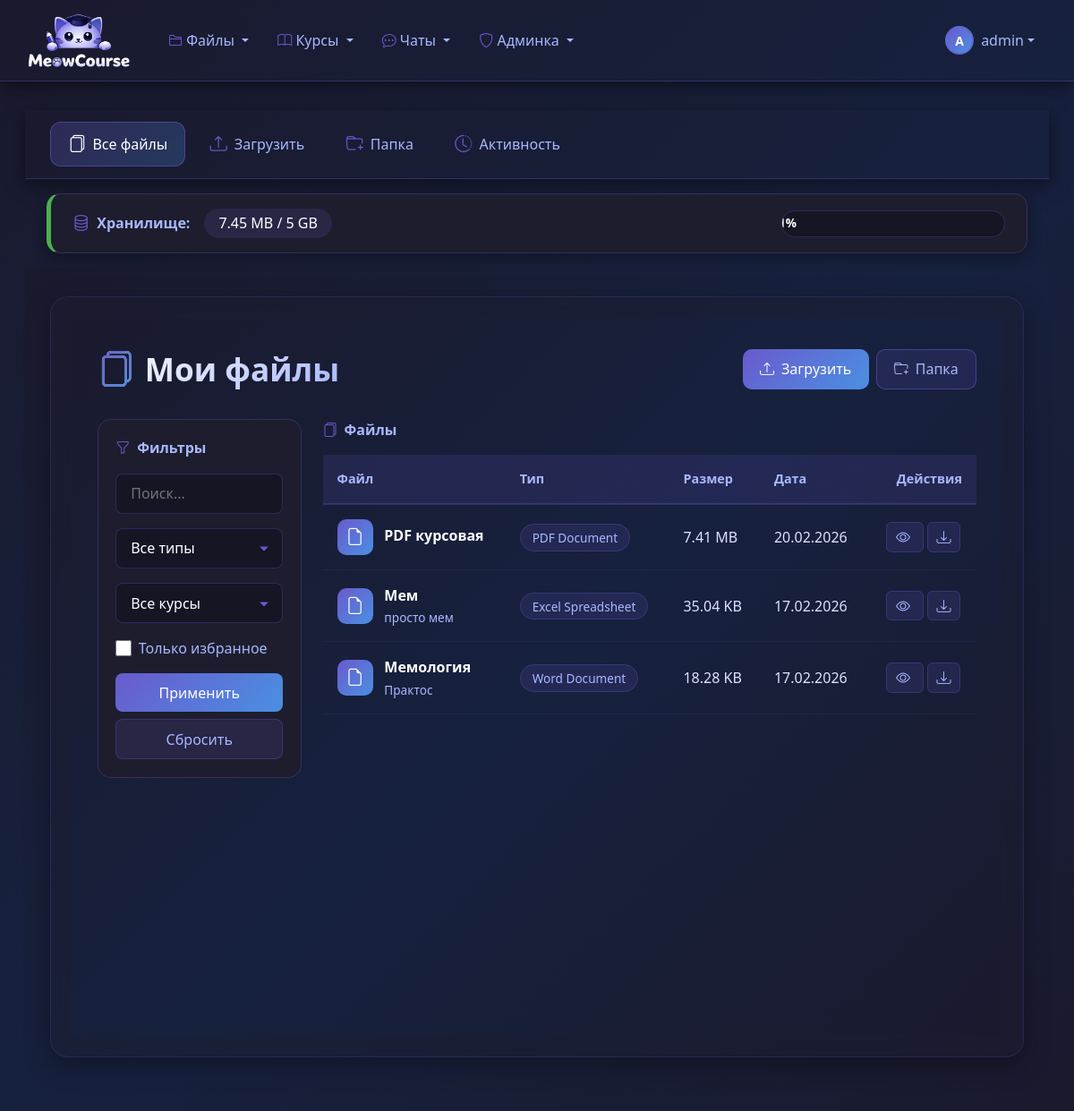
/files/ (signed in), run on the app's committed database.
### file_manager/models.py (models this page shows, shortened)
class File(models.Model ):
    FILE_TYPE_CHOICES =[
   ('pdf','PDF Document'),
   ('txt','Text File'),
   ('docx','Word Document'),
   ('xlsx','Excel Spreadsheet'),
   ('pptx','PowerPoint Presentation'),
   ('jpg','JPEG Image'),
   ('png','PNG Image'),
   ('mp4','Video MP4'),
   ('mp3','Audio MP3'),
   ('zip','Archive ZIP'),
   ('other','Other'),
    ]
    VISIBILITY_CHOICES =[
   ('private','Private - Только я'),
   ('shared','Shared - С определенными пользователями'),
   ('public','Public - Все пользователи'),
    ]
    title =models.CharField(max_length =255 )
    description =models.TextField(blank =True )
    file =models.FileField(upload_to =file_upload_path )
    file_type =models.CharField(max_length =10 ,choices =FILE_TYPE_CHOICES ,default ='other')
    file_size =models.BigIntegerField(default =0 )
    uploaded_by =models.ForeignKey(
    User ,
    on_delete =models.CASCADE ,
    related_name ='uploaded_files'
    )
    uploaded_at =models.DateTimeField(auto_now_add =True )
    updated_at =models.DateTimeField(auto_now =True )
    version =models.IntegerField(default =1 )
    category =models.ForeignKey(
    FileCategory ,
    on_delete =models.SET_NULL ,
    null =True ,
    blank =True ,
    related_name ='files'
    )
    tags =models.ManyToManyField(Tag ,blank =True ,related_name ='files')
    folder =models.ForeignKey(
    'self',
    on_delete =models.CASCADE ,
    null =True ,
    blank =True ,
    related_name ='subfiles',
    limit_choices_to ={'is_folder':True }
    )
    is_folder =models.BooleanField(default =False )
    visibility =models.CharField(
    max_length =10 ,
    choices =VISIBILITY_CHOICES ,
    default ='private'
    )
    shared_with =models.ManyToManyField(
    User ,
    blank =True ,
    related_name ='shared_files'
    )
    extracted_text =models.TextField(blank =True ,null =True )
    has_preview =models.BooleanField(default =False )
    favorite =models.ManyToManyField(
    User ,
    blank =True ,
    related_name ='favorite_files'
    )
    download_count =models.IntegerField(default =0 )
    class Meta :
        ordering =['-uploaded_at']
        verbose_name ='Файл'
        verbose_name_plural ='Файлы'
        indexes =[
        models.Index(fields =['uploaded_by','-uploaded_at']),
        models.Index(fields =['file_type']),
        models.Index(fields =['visibility']),
        models.Index(fields =['extracted_text']),
        ]
    def get_file_size_display(self ):
        if self.is_folder :
            return self.get_folder_size_display()
        size =self.file_size
        for unit in ['B','KB','MB','GB']:
            if size <1024.0 :
                return f"{size :.2f} {unit }"
            size /=1024.0
        return f"{size :.2f} TB"

### file_manager/views.py (the view)
# urls.py: path('',views.file_list ,name ='file_list'),
@login_required
def file_list(request ):
    storage_quota =get_user_storage_usage(request.user )
    files =search_files(
    query =request.GET.get('query'),
    user =request.user ,
    file_types =[request.GET.get('file_type')]if request.GET.get('file_type')else None ,
    categories =[request.GET.get('category')]if request.GET.get('category')else None ,
    tags =request.GET.getlist('tags'),
    date_from =request.GET.get('date_from'),
    date_to =request.GET.get('date_to')
    )
    folders =File.objects.filter(
    Q(uploaded_by =request.user )|
    Q(visibility ='public')|
    Q(shared_with =request.user )
    ).distinct().filter(is_folder =True )
    sort_by =request.GET.get('sort','-uploaded_at')
    files =files.order_by(sort_by )
    paginator =Paginator(files ,20 )
    page_number =request.GET.get('page')
    page_obj =paginator.get_page(page_number )
    total_files =files.count()
    total_size =sum(f.file_size for f in files )
    context ={
    'page_obj':page_obj ,
    'folders':folders ,
    'search_form':FileSearchForm(request.GET ),
    'total_files':total_files ,
    'total_size':total_size ,
    'categories':FileCategory.objects.all(),
    'tags':Tag.objects.all(),
    'storage_quota':storage_quota ,
    }
    return render(request ,'file_manager/file_list.html',context )

### file_manager/forms.py
class FileSearchForm(forms.Form ):
    query =forms.CharField(
    required =False ,
    widget =forms.TextInput(attrs ={'class':'form-control'})
    )
    file_type =forms.ChoiceField(
    choices =[('','Все типы')]+File.FILE_TYPE_CHOICES ,
    required =False ,
    widget =forms.Select(attrs ={'class':'form-select'})
    )
    category =forms.ModelChoiceField(
    queryset =FileCategory.objects.all(),
    required =False ,
    empty_label ='Все категории',
    widget =forms.Select(attrs ={'class':'form-select'})
    )
    tags =forms.ModelMultipleChoiceField(
    queryset =Tag.objects.all(),
    required =False ,
    widget =forms.SelectMultiple(attrs ={'class':'form-select','size':5 })
    )
    date_from =forms.DateField(
    required =False ,
    widget =forms.DateInput(attrs ={'class':'form-control','type':'date'})
    )
    date_to =forms.DateField(
    required =False ,
    widget =forms.DateInput(attrs ={'class':'form-control','type':'date'})
    )

### classroom_core/models.py (called while the page is built)
    def is_teacher(self):
        return self.role == 'teacher'

    def is_staff(self):
        return self.role == 'staff'

### file_manager/utils.py (called while the page is built)
def get_user_storage_usage(user ):
    from . models import UserStorageQuota
    quota ,created =UserStorageQuota.objects.get_or_create(
    user =user ,
    defaults ={'total_quota_bytes':5368709120 }
    )
    if created :
        quota.update_usage()
    return quota

### templates/file_manager/file_list.html (shortened to what this page needs)
{% extends "file_manager/base_files.html" %}
{% block files_content %}
<div class="dark-theme-files">
    <div class="container-fluid">
        <div class="page-header">
            <h1 class="page-title">
                <i class="bi bi-files"></i>
                Мои файлы
            </h1>
            <div class="action-buttons">
                <a href="{% url 'file_manager:file_upload' %}" class="btn-upload">
                    <i class="bi bi-upload"></i> Загрузить
                </a>
                <a href="{% url 'file_manager:folder_create' %}" class="btn-folder">
                    <i class="bi bi-folder-plus"></i> Папка
                </a>
            </div>
        </div>
        <div class="row">
            <div class="col-lg-3">
                <div class="filters-card">
                    <div class="filters-title">
                        <i class="bi bi-funnel"></i>
                        Фильтры
                    </div>
                    <form method="get">
                        <div class="mb-3">
                            <input type="text" name="query" value="{{ search_form.query.value|default:"" }}"
                                   class="filter-input" placeholder="Поиск...">
                        </div>
                        <div class="mb-3">
                            <select name="file_type" class="filter-select">
                                <option value="">Все типы</option>
                            </select>
                        </div>
                        <div class="mb-3">
                            <select name="course" class="filter-select">
                                <option value="">Все курсы</option>
                            </select>
                        </div>
                        <div class="filter-checkbox mb-3">
                            <input type="checkbox" name="favorites_only" id="favorites_only"
                                   {% if search_form.favorites_only.value %}checked{% endif %}>
                            <label for="favorites_only">Только избранное</label>
                        </div>
                        <button type="submit" class="btn-apply">Применить</button>
                        <a href="{% url 'file_manager:file_list' %}" class="btn-reset">Сбросить</a>
                    </form>
                </div>
            </div>
            <div class="col-lg-9">
                <div class="section-title">
                    <i class="bi bi-files"></i>
                    Файлы
                </div>
                {% if page_obj %}
                <div class="table-responsive">
                    <table class="files-table">
                        <thead>
                            <tr>
                                <th>Файл</th>
                                <th>Тип</th>
                                <th>Размер</th>
                                <th>Дата</th>
                                <th class="text-end">Действия</th>
                            </tr>
                        </thead>
                        <tbody>
                            {% for file in page_obj %}
                            <tr>
                                <td data-label="Файл">
                                    <div class="file-info">
                                        <div class="file-icon">
                                            <i class="bi bi-file-earmark"></i>
                                        </div>
                                        <div class="file-details">
                                            <div class="file-name">{{ file.title }}</div>
                                            <div class="file-desc">{{ file.description|truncatechars:50 }}</div>
                                        </div>
                                    </div>
                                </td>
                                <td data-label="Тип">
                                    <span class="type-badge">{{ file.get_file_type_display }}</span>
                                </td>
                                <td data-label="Размер">{{ file.get_file_size_display }}</td>
                                <td data-label="Дата">{{ file.uploaded_at|date:"d.m.Y" }}</td>
                                <td data-label="Действия" class="text-end">
                                    <a href="{% url 'file_manager:file_detail' file.id %}" class="btn-table-action" title="Подробнее">
                                        <i class="bi bi-eye"></i>
                                    </a>
                                    <a href="{% url 'file_manager:file_download' file.id %}" class="btn-table-action" title="Скачать">
                                        <i class="bi bi-download"></i>
                                    </a>
                                </td>
                            </tr>
                            {% endfor %}
                        </tbody>
                    </table>
                </div>
                {% endif %}
            </div>
        </div>
    </div>
</div>
{% endblock %}

### templates/base.html (shortened to what this page needs)
{% load static %}
<!DOCTYPE html>
<html lang="ru">
<head>
    <link href="https://cdn.jsdelivr.net/npm/bootstrap@5.3.0/dist/css/bootstrap.min.css" rel="stylesheet">
    <link rel="stylesheet" href="https://cdn.jsdelivr.net/npm/bootstrap-icons@1.10.0/font/bootstrap-icons.css">
</head>
<body>
    <nav class="navbar navbar-expand-lg dark-navbar">
        <div class="container-fluid">
            <a class="navbar-brand d-flex align-items-center" href="{% url 'classroom_core:course_list' %}">
                <img src="{% static 'images/logo.png' %}"
                    alt="MeowCourse"
                    class="me-2"
                    style="width: 120px; height: auto; max-height: 64px; object-fit: contain;">
            </a>
            <div class="collapse navbar-collapse" id="navbarNav">
                <ul class="navbar-nav me-auto">
                    <li class="nav-item dropdown">
                        <a class="nav-link dropdown-toggle" href="#" role="button" data-bs-toggle="dropdown">
                            <i class="bi bi-folder2"></i> Файлы
                        </a>
                    </li>
                    <li class="nav-item dropdown">
                        <a class="nav-link dropdown-toggle" href="#" role="button" data-bs-toggle="dropdown">
                            <i class="bi bi-book"></i> Курсы
                        </a>
                    </li>
                    <li class="nav-item dropdown">
                        <a class="nav-link dropdown-toggle" href="#" role="button" data-bs-toggle="dropdown">
                            <i class="bi bi-chat-dots"></i> Чаты
                        </a>
                    </li>
                    {% if user.is_authenticated and user.is_staff or user.is_superuser %}
                    <li class="nav-item dropdown">
                        <a class="nav-link dropdown-toggle" href="#" role="button" data-bs-toggle="dropdown">
                            <i class="bi bi-shield"></i> Админка
                        </a>
                    </li>
                    {% endif %}
                </ul>
                <div class="d-flex align-items-center">
                    {% if user.is_authenticated %}
                    <div class="dropdown">
                        <a class="nav-link dropdown-toggle d-flex align-items-center" href="#" role="button" data-bs-toggle="dropdown">
                            <div class="user-avatar rounded-circle d-flex align-items-center justify-content-center" style="width: 32px; height: 32px; font-size: 0.875rem;">
                                {{ user.username|slice:":1"|upper }}
                            </div>
                            <span class="ms-2 d-none d-md-inline username-text">{{ user.username }}</span>
                        </a>
                    </div>
                    {% else %}
                    <a class="nav-link" href="{% url 'classroom_core:login' %}">
                        <i class="bi bi-box-arrow-in-right me-1"></i> Войти
                    </a>
                    {% endif %}
                </div>
            </div>
        </div>
    </nav>
    <div class="main-content">
        <div class="container-fluid">
            {% block content %}{% endblock %}
        </div>
    </div>
</body>
</html>

### templates/base.html (style rules this page uses)
body { background: linear-gradient(135deg, #1a1a2e 0%, #16213e 50%, #1a1a2e 100%); min-height: 100vh; }
.dark-navbar { background: linear-gradient(135deg, #1a1a2e 0%, #16213e 100%); border-bottom: 1px solid rgba(106, 90, 205, 0.3); box-shadow: 0 5px 20px rgba(0, 0, 0, 0.5); padding: 0.5rem 1rem; }
.dark-navbar .navbar-brand { color: #fff !important; font-weight: 600; transition: color 0.2s ease; }
.dark-navbar .nav-link { color: #a8b8ff !important; font-weight: 500; padding: 0.6rem 1rem !important; border-radius: 8px; transition: all 0.2s ease; }
.dark-navbar .nav-link i { color: #6a5acd; }
.user-avatar { background: linear-gradient(135deg, #6a5acd, #4a90e2) !important; color: white !important; font-weight: 600; border: 2px solid rgba(106, 90, 205, 0.5); transition: all 0.2s ease; }
.username-text { color: #a8b8ff; font-weight: 500; transition: color 0.2s ease; }
.main-content { background: transparent; padding: 2rem 1rem; }

### data on the page
File: title "PDF курсовая", file_type "PDF Document", file_size "7.41 MB", uploaded_at "20.02.2026"
File: title "Мем", description "просто мем", file_type "Excel Spreadsheet", file_size "35.04 KB", uploaded_at "17.02.2026"
File: title "Мемология", description "Практос", file_type "Word Document", file_size "18.28 KB", uploaded_at "17.02.2026"

### other printed values
{{ user.username|slice:":1"|upper }} "A"
{{ user.username }} "admin"
